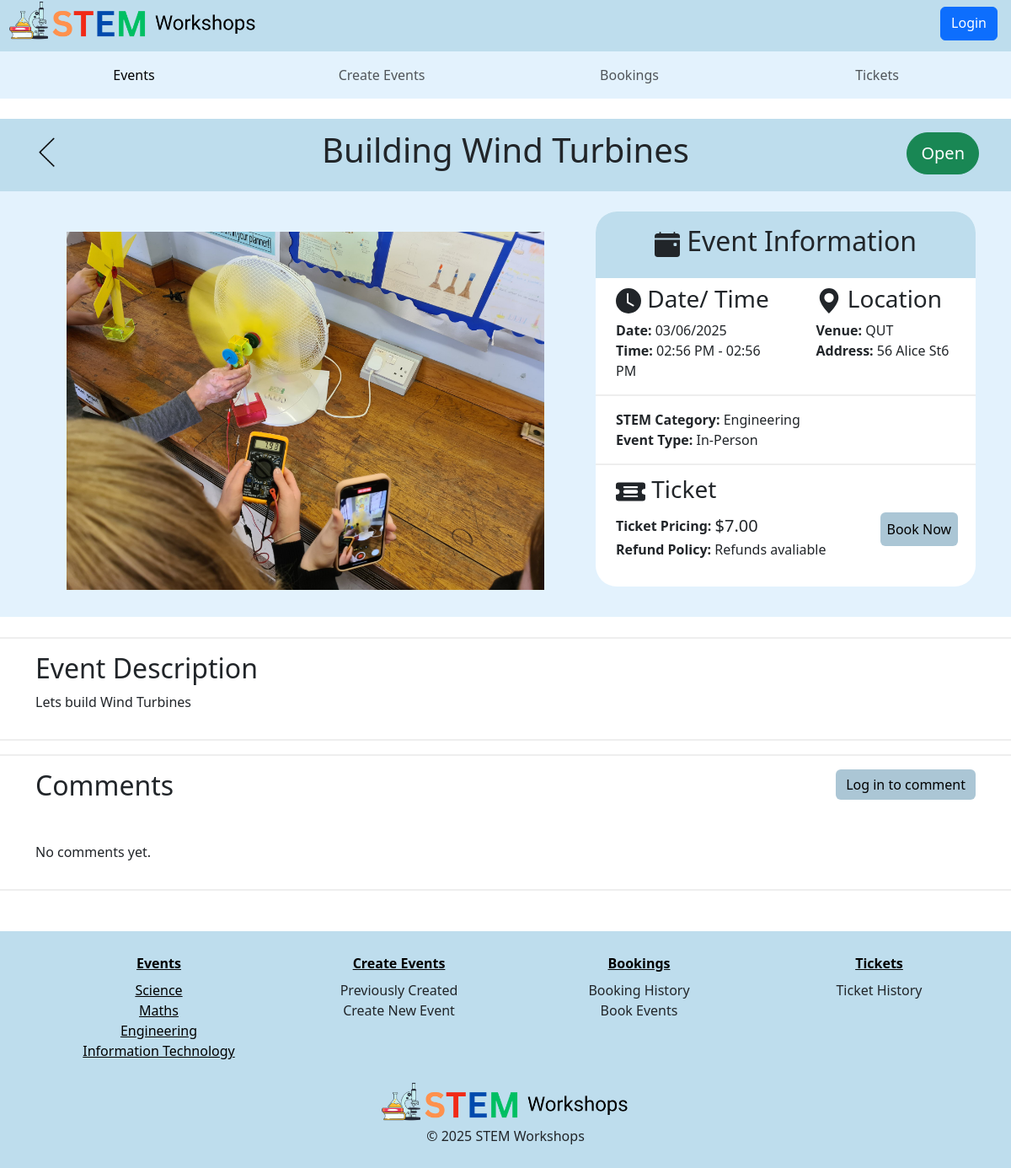
Page /6 on the committed database.
### STEMWorkshops/models.py (models this page shows, shortened)
class Event(db.Model):
    __tablename__ = 'events'
    event_id = db.Column(db.Integer, primary_key=True)
    event_name = db.Column(db.String(80), nullable=False)
    start_time = db.Column(db.DateTime, nullable=False)
    end_time = db.Column(db.DateTime, nullable=False)
    STEM_category = db.Column(db.Enum("Science", "Information Technology", "Maths", "Engineering"), nullable=False)
    event_type = db.Column(db.Enum("Online", "In-Person"), nullable=False)
    event_address = db.Column(db.String(80))
    event_venue = db.Column(db.String(80))
    ticket_price = db.Column(db.Numeric(10,2), nullable=False)
    ticket_policy = db.Column(db.Integer)
    max_num_tickets = db.Column(db.String(100), nullable=False)
    description = db.Column(db.String(200))
    image = db.Column(db.String(400))
    event_status = db.Column(db.Enum("Open", "Inactive", "Sold Out", "Cancelled"))
    user_id = db.Column(db.Integer, db.ForeignKey('users.user_id'))
    comments = db.relationship('Comment', backref='event', cascade="all, delete-orphan")

### STEMWorkshops/events.py (the view)
@events_bp.route('/<id>')
def show(id):
    event = db.session.scalar(db.select(Event).where(Event.event_id==id))
    form = CommentsForm()
    if not event:
       abort(404)
    return render_template('event_details.html', event=event, form=form)

### STEMWorkshops/templates/event_details.html (shortened to what this page needs)
{% extends 'base.html' %}
{% from "bootstrap5/form.html" import render_form %}
{% from "bootstrap5/form.html" import render_field %}
{% block content %}
    <section class="event-heading mt-4  p-1">
      <div class="container mt-1  mb-2">
        <div class="row ">
          <div class="d-flex justify-content-start col-3 p-2 ">
            <a href=".//">
              <img src="./static/img/backarrowBlue.png" class="back-arrow " width="50px" height="50px">
            </a>
          </div>
          <div class="heading col-6 ">
            <h1>{{ event.event_name }}</h1>
          </div>
          <div class="d-flex justify-content-end col-3 p-2">
            <button type="button" class=" btn btn-lg rounded-pill
             {% if event.event_status == 'Open' %}
             btn-success
             {% elif event.event_status == 'Inactive' %}
             btn-warning
             {% else %}
            btn-danger
            {% endif %}
             ">{{ event.event_status }}</button>
          </div>
        </div>
      </div>
    </section>
    <section class="event-summary  mb-2 p-4">
      <div class="container">
        <div class="row">
          <div class="event-img col-lg-7 col-md-12 mt-4 mb-2">
            <img src="{{ event.image }}" class="img-fluid event-image details-img" alt="...">
          </div>
          <div class="col-lg-5 col-md-12">
            <div class="event-details">
              <div class="event-info">
                <div class=" d-flex justify-content-center">
                  <h2 class=" p-3">
                    Event Information
                  </h2>
                </div>
              </div>
              <div class="summary">
                <div class="row">
                  <div class="col-md-6 col-sm-12">
                    <h3 class="text-start pt-2 ms-4 ">
                      <svg xmlns="http://www.w3.org/2000/svg" width="30" height="30" fill="currentColor"
                        class="bi bi-clock-fill" viewBox="0 0 16 16">
                        <path
                          d="M16 8A8 8 0 1 1 0 8a8 8 0 0 1 16 0M8 3.5a.5.5 0 0 0-1 0V9a.5.5 0 0 0 .252.434l3.5 2a.5.5 0 0 0 .496-.868L8 8.71z" />
                      </svg>
                      Date/ Time
                    </h3>
                    <p class="ms-4 ">
                      <b>Date:</b> {{event.start_time.strftime('%d/%m/%Y')}}  <br>
                      <b>Time:</b> {{event.end_time.strftime('%I:%M %p')}} - {{event.end_time.strftime('%I:%M %p')}}<br>
                    </p>
                  </div>
                  <div class="col-md-6 col-sm-12">
                    <div>
                      <h3 class="text-start ms-4 pt-2 me-sm-2">
                        <svg xmlns="http://www.w3.org/2000/svg" width="30" height="30" fill="currentColor"
                          class="bi bi-geo-alt-fill" viewBox="0 0 16 16">
                          <path
                            d="M8 16s6-5.686 6-10A6 6 0 0 0 2 6c0 4.314 6 10 6 10m0-7a3 3 0 1 1 0-6 3 3 0 0 1 0 6" />
                        </svg>
                        Location
                      </h3>
                      <p class="ms-4 ">
                        <b>Venue:</b> {{ event.event_venue }} <br>
                        <b>Address:</b> {{ event.event_address }} <br>
                      </p>
                    </div>
                  </div>
                </div>
              </div>
              <div class="summary">
                <p class=" ms-4 pt-3">
                  <b>STEM Category:</b> {{ event.STEM_category }} <br>
                  <b>Event Type:</b> {{ event.event_type }} <br>
                </p>
              </div>
              <div class="row ">
                <div class="col-md-8 col-sm-12">
                  <h3 class="text-start ms-4 mt-2 pt-1 ">
                    Ticket
                  </h3>
                  <p class="ticket ms-4">
                    <b>Ticket Pricing: </b> &nbsp; <span class="ticket-price ">
                      {% if event.ticket_price == '00.00' %}
                      FREE
                      {% else %}
                      ${{ event.ticket_price }}
                      {% endif %}
                    </span>
                  </p>
                  <p class="refund ms-4">
                    <b>Refund Policy: </b> {{ event.ticket_policy }}
                  </p>
                </div>
                <div class="book-button col-md-4 col-sm-12 text-start">
                   {% if event.event_status == 'Open' %}
                  <a href="{{url_for('events.booking', id=event.event_id)}}"><button class="btn btn-info mt-sm-2  p-2 " type="button" >
                    Book Now</button></a>
                  {% else %}
                    <button class="btn btn-info mt-sm-2  p-2 " type="button" data-bs-toggle="modal" data-bs-target="#cannot-book" >Book Now</button>
                  {% endif %}
                </div>
              </div>
            </div>
          </div>
        </div>
      </div>
    </section>
    <section class="event-description mt-4">
      <div class="container pt-3 pb-3">
        <div class="row ">
          <div class="col-lg-12 col-sm-12 col-md-12  ">
            <h2>
              Event Description
            </h2>
            <p>
              {{ event.description }}
            </p>
          </div>
        </div>
      </div>
    </section>
<section class="event-description mt-3">
  <div class="container pt-3 pb-3">
    <div class="row">
      <div class="col-4 text-start">
        <h2 class="mb-4">Comments</h2>
      </div>
      <div class="col-8 text-end">
        {% if current_user.is_authenticated %}
          <button type="button" class="btn btn-info" data-bs-toggle="collapse" data-bs-target="#comment-form">Add New Comment</button>
        {% else %}
          <a href="{{ url_for('auth.login') }}" class="btn btn-info">Log in to comment</a>
        {% endif %}
      </div>
    </div>
    <div class="row mt-4">
      {% for comment in event.comments %}
        <div class="col-sm-12 col-md-6 col-lg-4 mb-4">
          <div class="card h-100">
            <div class="card-body">
              <div class="d-flex align-items-center mb-2">
                <img src="/static/img/facilitator.png" width="40" height="40" class="me-2 rounded-circle">
                <div>
                  <strong>{{ comment.user.name }}</strong>
                  <div class="text-muted small">{{ comment.created_at.strftime('%d %B %Y') }}</div>
                </div>
              </div>
              <p class="card-text">{{ comment.text[:140] }}{% if comment.text|length > 140 %}...{% endif %}</p>
              {% if comment.text|length > 140 %}
              <a href="#" class="btn btn-sm btn-outline-secondary" data-bs-toggle="modal" data-bs-target="#fullCommentModal{{ comment.comment_id }}">Read More</a>
              {% endif %}
            </div>
          </div>
        </div>
        <div class="modal fade" id="fullCommentModal{{ comment.comment_id }}" tabindex="-1" aria-labelledby="fullCommentLabel{{ comment.comment_id }}" aria-hidden="true">
          <div class="modal-dialog modal-dialog-centered modal-lg">
            <div class="modal-content">
              <div class="modal-header">
                <h5 class="modal-title" id="fullCommentLabel{{ comment.comment_id }}">Full Comment</h5>
                <button type="button" class="btn-close" data-bs-dismiss="modal" aria-label="Close"></button>
              </div>
              <div class="modal-body">
                <div class="d-flex align-items-center mb-3">
                  <img src="/static/img/facilitator.png" width="45" height="45" class="me-3 rounded-circle">
                  <div>
                    <h6 class="mb-0">{{ comment.user.name }}</h6>
                    <small class="text-muted">{{ comment.created_at.strftime('%d %B %Y') }}</small>
                  </div>
                </div>
                <p>{{ comment.text }}</p>
              </div>
              <div class="modal-footer">
                <button type="button" class="btn btn-secondary" data-bs-dismiss="modal">Close</button>
              </div>
            </div>
          </div>
        </div>
      {% else %}
        <p>No comments yet.</p>
      {% endfor %}
    </div>
  </div>
</section>
  {% endblock %}

### STEMWorkshops/static/style/style.css (style rules this page uses)
.img-fluid { object-fit: cover; }
.btn-info { background-color: #abc6d5 !important; border: none !important; }
.details-img { width: 100% !important; height: 425px !important; object-fit: contain !important; border-top-left-radius: 12px; border-top-right-radius: 12px; display: block; }
.back-arrow { object-fit: cover; width: 90%; }
.event-heading { background-color: #bedded; }
.heading { display: flex; justify-content: center; align-items: center; }
.event-summary { background-color: #e3f2fd; }
.event-details { border-radius: 25px; background-color: white; }
.summary { border-bottom: 2px inset; }
.event-info { background-color: #bedded; border-top-right-radius: 25px; border-top-left-radius: 25px; }
.ticket-price { font-size: 20px; }
.ticket { display: flex; align-items: center; }
.refund { margin-top: -15px; }
.book-button { display: flex; justify-content: center; padding: 3rem; }
.event-description { border-top: 2px outset; border-bottom: 2px inset; }
.event-image { max-height: 100%; width: 100%; object-fit: cover; border-radius: 10px; }

### rows in the picture
Event: event_name "Building Wind Turbines", event_status "Open", image (picture), start_time "03/06/2025", end_time "02:56 PM", event_venue "QUT", event_address "56 Alice St6", STEM_category "Engineering", event_type "In-Person", ticket_price "7.00", ticket_policy "Refunds avaliable", description "Lets build Wind Turbines"
